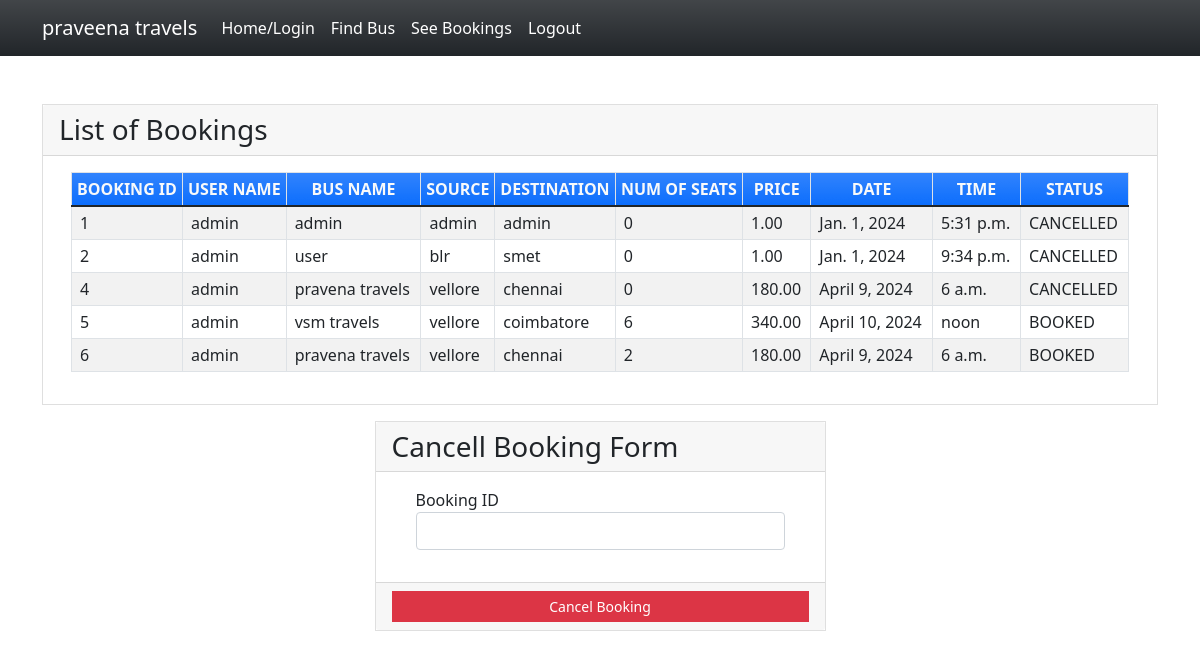
/seebookings (signed in), run on the app's committed database.
### myapp/models.py (models this page shows, shortened)
class Book(models.Model):
    BOOKED = 'B'
    CANCELLED = 'C'
    TICKET_STATUSES = ((BOOKED, 'Booked'),
                       (CANCELLED, 'Cancelled'),)
    email = models.EmailField()
    name = models.CharField(max_length=30)
    userid =models.DecimalField(decimal_places=0, max_digits=2)
    busid=models.DecimalField(decimal_places=0, max_digits=2)
    bus_name = models.CharField(max_length=30)
    source = models.CharField(max_length=30)
    dest = models.CharField(max_length=30)
    nos = models.DecimalField(decimal_places=0, max_digits=2)
    price = models.DecimalField(decimal_places=2, max_digits=6)
    date = models.DateField()
    time = models.TimeField()
    status = models.CharField(choices=TICKET_STATUSES, default=BOOKED, max_length=2)
    class Meta:
        verbose_name_plural = "List of Books"

### myapp/views.py (the view)
# urls.py: path('seebookings', views.seebookings, name="seebookings"),
@login_required(login_url='signin')
def seebookings(request,new={}):
    context = {}
    id_r = request.user.id
    book_list = Book.objects.filter(userid=id_r)
    if book_list:
        return render(request, 'myapp/booklist.html', locals())
    else:
        context["error"] = "Sorry no buses booked"
        return render(request, 'myapp/findbus.html', context)

### myapp/templates/myapp/booklist.html (shortened to what this page needs)
{% extends 'myapp/base.html' %} {% block content %}
<div class="container my-5">
    <div class="card rounded-0">
        <div class="card-header">
            <div class="card-title h3 mb-0">List of Bookings</div>
        </div>
        <div class="card-body">
            <div class="container-fluid">
                <table class="table table-bordered table-striped">
                    <thead>
                        <tr class="bg-gradient bg-primary text-light">
                            <th class="p-1 text-center">BOOKING ID</th>
                            <th class="p-1 text-center">USER NAME</th>
                            <th class="p-1 text-center">BUS NAME</th>
                            <th class="p-1 text-center">SOURCE</th>
                            <th class="p-1 text-center">DESTINATION</th>
                            <th class="p-1 text-center">NUM OF SEATS</th>
                            <th class="p-1 text-center">PRICE</th>
                            <th class="p-1 text-center">DATE</th>
                            <th class="p-1 text-center">TIME</th>
                            <th class="p-1 text-center">STATUS</th>
                        </tr>
                    </thead>
                    {% for row in book_list %}
                    <tr>
                        <td class="px-2 py-1 align-middle">{{row.id}}</td>
                        <td class="px-2 py-1 align-middle">{{row.name}}</td>
                        <td class="px-2 py-1 align-middle">{{row.bus_name}}</td>
                        <td class="px-2 py-1 align-middle">{{row.source}}</td>
                        <td class="px-2 py-1 align-middle">{{row.dest}}</td>
                        <td class="px-2 py-1 align-middle">{{row.nos}}</td>
                        <td class="px-2 py-1 align-middle">{{row.price}}</td>
                        <td class="px-2 py-1 align-middle">{{row.date}}</td>
                        <td class="px-2 py-1 align-middle">{{row.time}}</td>
                        <td class="px-2 py-1 align-middle">{{row.status}}</td>
                    </tr>
                    {% endfor %}
                </table>
            </div>
        </div>
    </div>
    <div class="row mt-3 justify-content-center">
        <div class="col-lg-5 col-md-7 col-sm-10 col-xs-12">
            <div class="card rounded-0">
                <div class="card-header">
                    <div class="card-title h3 mb-0">Cancell Booking Form</div>
                </div>
                <div class="card-body">
                    <div class="container-fluid">
                        <form action="{% url 'cancellings' %}" method="post" id="cancel-form">
                            <div class="mb-3">
                                <label for="bus_id" class="control-label">Booking ID</label>
                                <input name='bus_id' class="form-control" type="number" id="bus_id">
                            </div>
                        </form>
                    </div>
                </div>
                <div class="card-footer text-center">
                    <button class="btn btn-sm rounded-0 btn-danger w-100" form="cancel-form">Cancel Booking</button>
                </div>
            </div>
        </div>
    </div>
</div>
{% endblock %}

### myapp/templates/myapp/base.html (shortened to what this page needs)
<!doctype html>
<html lang="en">
<head>
    <link rel="stylesheet" href="https://cdn.jsdelivr.net/npm/bootstrap@5.1.3/dist/css/bootstrap.min.css">
</head>
<body>
<nav class="navbar navbar-expand-lg navbar-light bg-gradient bg-dark">
    <div class="container">
            <a class="navbar-brand" href="#" style="color: white;">praveena travels</a>
        <div class="collapse navbar-collapse" id="navbarNavAltMarkup">
            <div class="navbar-nav" >
                <a class="nav-item nav-link active" href="{% url 'home' %}" style="color: white;">Home/Login</a>
                <a class="nav-item nav-link" href="{% url 'findbus' %}" style="color: white;">Find Bus</a>
                <a class="nav-item nav-link" href="{% url 'seebookings' %}" style="color: white;">See Bookings</a>
                {% if request.user.is_active %}
                <a class="nav-item nav-link " href="{% url 'signout' %}" style="color: white;">Logout</a>
                {% else %}
                <a class="nav-item nav-link " href="{% url 'signup' %}" style="color: white;">Registration</a>
                {% endif %}
            </div>
        </div>
    </div>
</nav>
{% block content %}
{% endblock %}
</body>
</html>

### myapp/templates/myapp/base.html (style rules this page uses)
body { background-image: url(https://media.istockphoto.com/id/1371319562/photo/blue-bus-moving-on-the-road-in-city-in-early-morning.jpg?s=612x612&w=0&k=20&c=RGBmQewRifbqaZg92Noup-Dp0JkF7cy7fIyav3Z6Ekg=); background-repeat: no-repeat; background-size: cover; }

### data on the page
Book: id "1", name "admin", bus_name "admin", source "admin", dest "admin", nos "0", price "1.00", date "Jan. 1, 2024", time "5:31 p.m.", status "CANCELLED"
Book: id "2", name "admin", bus_name "user", source "blr", dest "smet", nos "0", price "1.00", date "Jan. 1, 2024", time "9:34 p.m.", status "CANCELLED"
Book: id "4", name "admin", bus_name "pravena travels", source "vellore", dest "chennai", nos "0", price "180.00", date "April 9, 2024", time "6 a.m.", status "CANCELLED"
Book: id "5", name "admin", bus_name "vsm travels", source "vellore", dest "coimbatore", nos "6", price "340.00", date "April 10, 2024", time "noon", status "BOOKED"
Book: id "6", name "admin", bus_name "pravena travels", source "vellore", dest "chennai", nos "2", price "180.00", date "April 9, 2024", time "6 a.m.", status "BOOKED"
